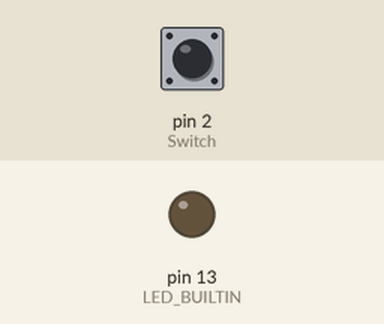
The sketch below on a simulated Arduino Uno, built with avr-gcc and run on an emulated ATmega328P. On the bench: output pins drawn as LEDs (lit = HIGH). Inputs (shaded band) come from the test bench; at power-on: pin 2 (Switch) LOW.

Above: at 1.2 s.
1.3 s: pin 2 (Switch) pulled HIGH for 0.15 s
At 1.37 s:
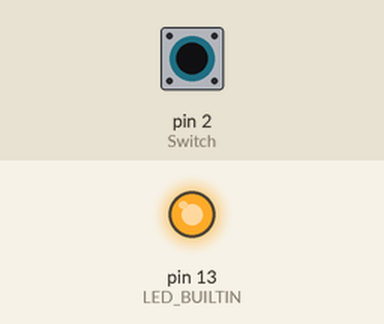
2.9 s: pin 2 (Switch) pulled HIGH for 3.2 s
At 7.0 s:
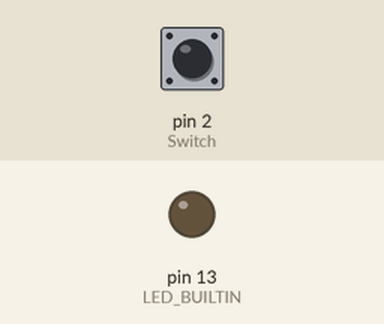
Timing chart, 0 to 8.5 s (numbered marks = the images above; inputs shaded):
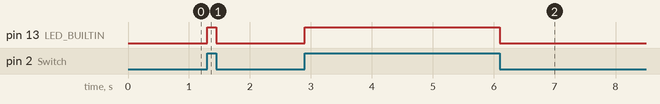

Measured:
- after the input at 1.3 s, pin 13 (LED_BUILTIN): LOW → HIGH at once, → LOW 0.15 s later
- after the input at 2.9 s, pin 13 (LED_BUILTIN): LOW → HIGH at once, → LOW 3.2 s later

The sketch:

DigitalInput_D2.ino
```cpp
bool aan;
int Switch = 2;
void setup() {
  // put your setup code here, to run once:
  pinMode(LED_BUILTIN,OUTPUT);
  pinMode(Switch,INPUT);
}

void loop() {
  // put your main code here, to run repeatedly:
      aan = digitalRead(Switch);
      if(aan)
      {
        digitalWrite(LED_BUILTIN,HIGH);
      }
      else
      {
        digitalWrite(LED_BUILTIN,LOW);
      }
}
```
